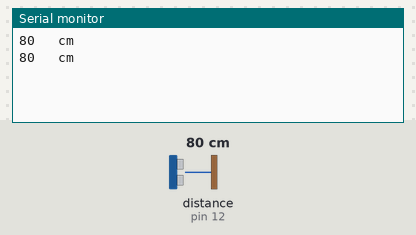
Simulated run of this sketch. Board: Arduino Uno, built with avr-gcc and run on an emulated ATmega328P. Shown: the last lines printed to the serial monitor. Wiring (inferred from the names in the program): ultrasonic range finder: trigger pin 11; echo pin 12. Inputs (shaded band) come from the test bench; at power-on: distance to the obstacle (sensor on pin 12) 80 cm. The echo pulse lasts 58.3 µs per cm.

Above: at 1.8 s.
1.9 s: distance to the obstacle (sensor on pin 12) set to 2 cm
At 2.8 s:
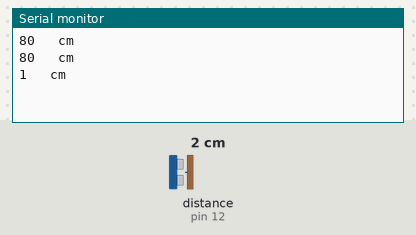
3.4 s: distance to the obstacle (sensor on pin 12) set to 4 cm
At 4.8 s:
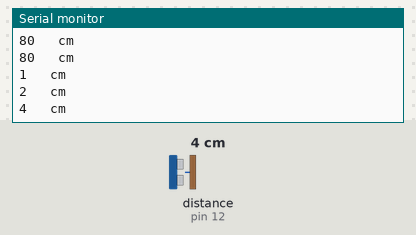
Timing chart, 0 to 6.4 s (numbered marks = the images above; inputs shaded):
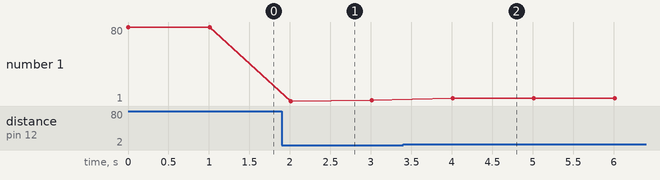

Measured:
- after the input at 1.9 s, the serial monitor: prints a new line after 0.11 s (image 1)
- after the input at 3.4 s, the serial monitor: prints a new line after 0.61 s (image 2)
- plotted number 1: 80 → 2 after the input at 1.9 s, 2 → 4 after the input at 3.4 s

The sketch:

US_test_forV2.ino
```cpp
#define ECHOPIN 12// Pin to receive echo pulse
#define TRIGPIN 11// Pin to send trigger pulse
#define POWER 3
void setup(){
  Serial.begin(9600);
  pinMode(TRIGPIN, OUTPUT);
  pinMode(POWER, OUTPUT);
  digitalWrite(POWER, HIGH);
  //digitalWrite(POWER, LOW);
  pinMode(ECHOPIN, INPUT_PULLUP);
}
void loop(){
  //power up mosfet
  //digitalWrite(POWER, HIGH);
  //delay for saturation
  //delay(350);
  digitalWrite(TRIGPIN, LOW); // Set the trigger pin to low for 2uS
  delayMicroseconds(2);
  digitalWrite(TRIGPIN, HIGH); // Send a 10uS high to trigger ranging
  delayMicroseconds(10);
  digitalWrite(TRIGPIN, LOW); // Send pin low again
  int distance = pulseIn(ECHOPIN, HIGH,26000); // Read in times pulse
  distance= distance/58;
  Serial.print(distance);
  Serial.println("   cm");
  //power down mosfet
  //delay(500);
  //digitalWrite(POWER, LOW);
  delay(1000);// Wait 50mS before next ranging
}
```
